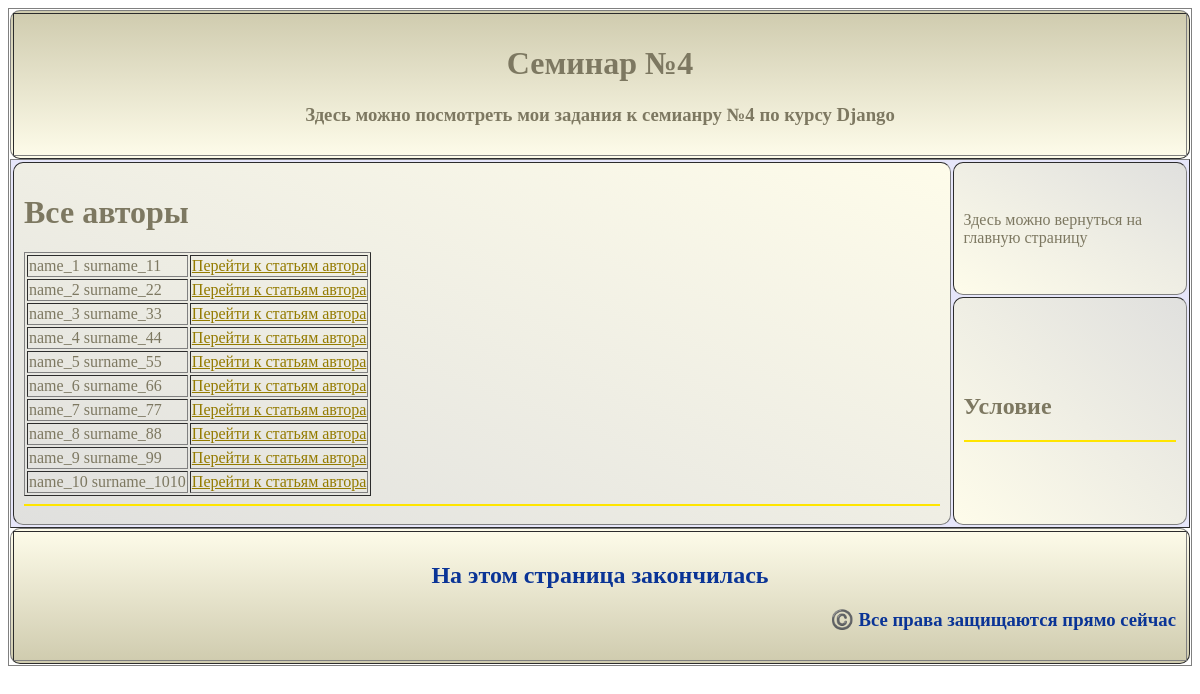
/index, run on the app's committed database.
### myapp/models.py (models this page shows)
class Author(models.Model):
    name = models.CharField(max_length=100)
    surname = models.CharField(max_length=100)
    email = models.EmailField()
    biography = models.TextField()
    birthday = models.DateField()
    def __str__(self) -> str:
        return f'{self.name} {self.surname}'

### myapp/views.py (the view)
# urls.py: path('', views.index, name='all_clients'),
def index(request):
    authors = Author.objects.all()
    return render(request, 'myapp/author_list.html', {'authors': authors})

### myapp/templates/myapp/author_list.html (shortened to what this page needs)
{% extends 'myapp/base.html' %}
{% block content %}
<h1>Все авторы</h1>
    <table border="1">
        {% for author in authors %}
            <tr>
                <td>{{ author }}</td>
                <td><a href="{% url 'author_posts' author.id %}"> Перейти к статьям автора </a></td>
            </tr>
        {% endfor %}
    </table>
{% endblock %}

### data on the page
Author: name+surname "name_1 surname_11"
Author: name+surname "name_2 surname_22"
Author: name+surname "name_3 surname_33"
Author: name+surname "name_4 surname_44"
Author: name+surname "name_5 surname_55"
Author: name+surname "name_6 surname_66"
Author: name+surname "name_7 surname_77"
Author: name+surname "name_8 surname_88"
Author: name+surname "name_9 surname_99"
Author: name+surname "name_10 surname_1010"
